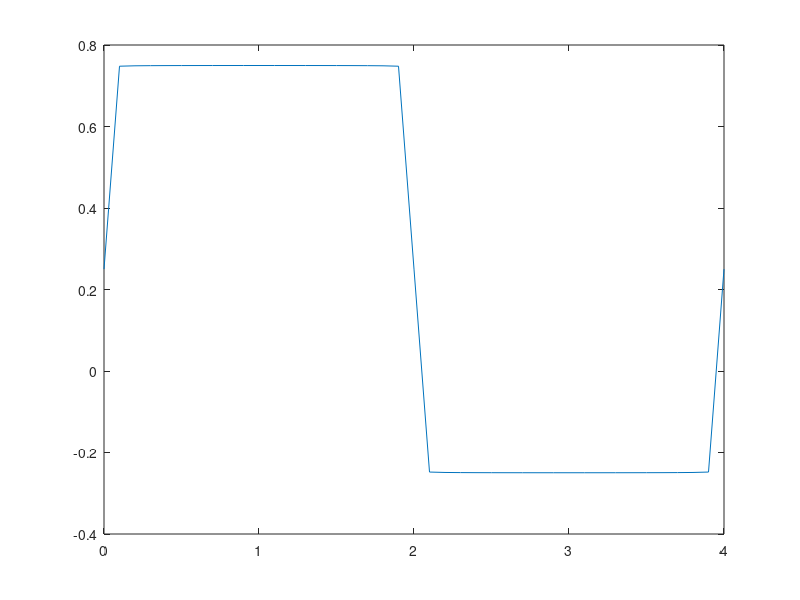

The MATLAB source for this figure:
pk=1;
a0=(1/2);
func=0;
final=0
t=0:.1:4;
for k=1:2:1000
    bk=(((0-1)*(cos(k*pi)))/(k*pi))+ (1/(k*pi));
   
    
    func= bk*sin(k*(pi/2)*t);
    
    final= final+func;
    plot(t,(a0/2)+final)
end